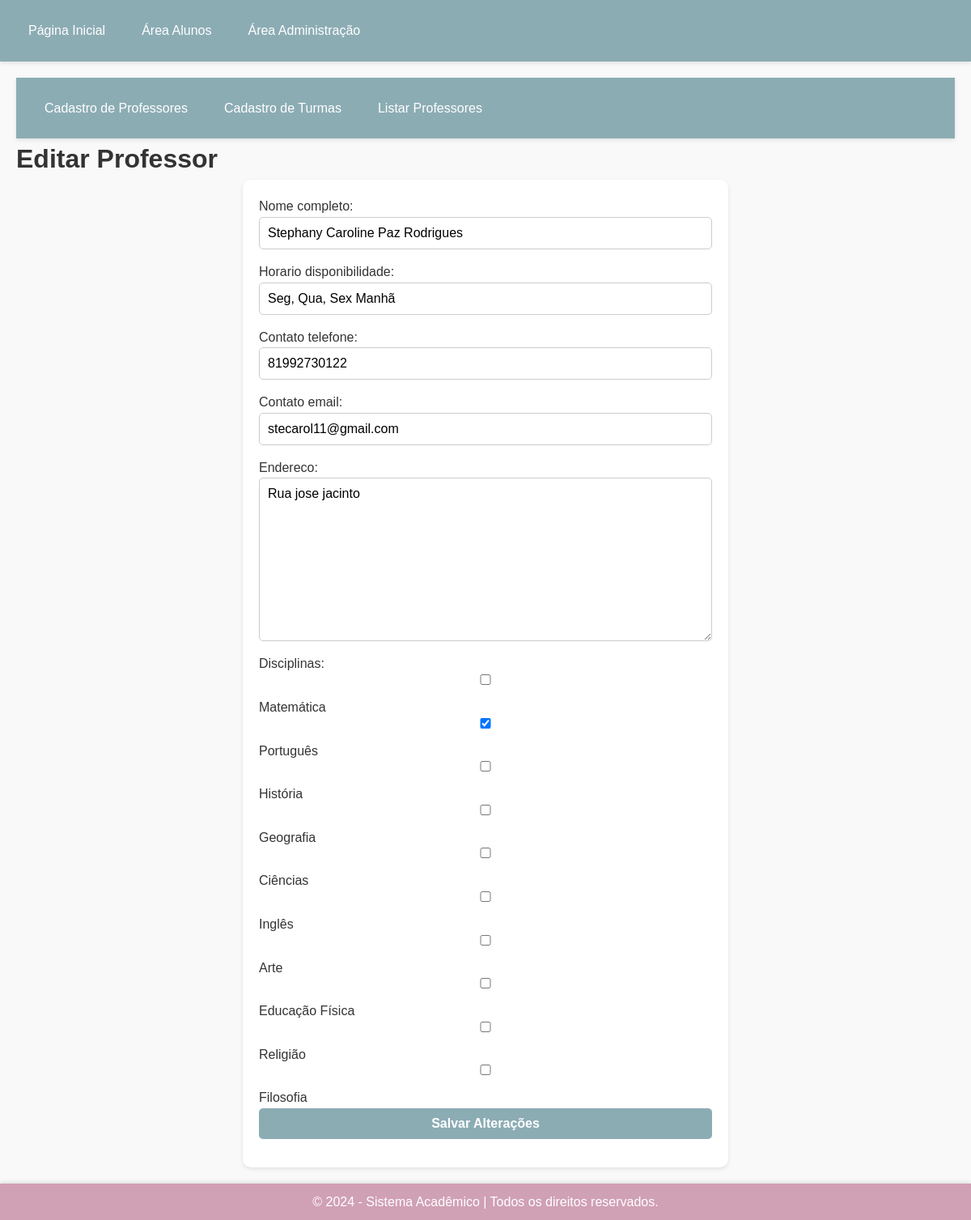
Page /professor/editar/7/ on the committed database.
### core/models.py (models this page shows, shortened)
class Professor(models.Model):
    nome_completo = models.CharField(max_length=200)
    horario_disponibilidade = models.CharField(max_length=100)  # Horários de disponibilidade
    contato_telefone = models.CharField(max_length=15)  # Telefone de contato
    contato_email = models.EmailField()  # E-mail de contato
    endereco = models.TextField()  # Endereço completo
    disciplinas = models.ManyToManyField('Materia', related_name='professores')  # Relacionamento com Materia

### core/views.py (the view)
# urls.py: path('professor/editar/<int:id>/', views.editar_professor, name='editar_professor'),  # URL para editar
def editar_professor(request, id):
    professor = get_object_or_404(Professor, id=id)
    if request.method == 'POST':
        form = ProfessorForm(request.POST, instance=professor)
        if form.is_valid():
            form.save()
            return redirect('lista_professores')
    else:
        form = ProfessorForm(instance=professor)
    return render(request, 'professores/editar_professor.html', {'form': form, 'professor': professor})

### core/forms.py
class ProfessorForm(forms.ModelForm):
    class Meta:
        model = Professor
        fields = ['nome_completo', 'horario_disponibilidade', 'contato_telefone', 'contato_email', 'endereco', 'disciplinas']
        widgets = {
            'disciplinas': forms.CheckboxSelectMultiple(),  # Exibe as disciplinas como checkboxes
        }

### core/models.py (called while the page is built)
    def __str__(self):
        return self.get_nome_materia_display()

### core/templates/professores/editar_professor.html (shortened to what this page needs)
{% extends 'base.html' %}
{% block content %}
<header class="main-header">
    <nav>
        <ul class="menu">
<a href="{% url 'cadastro_professor' %}">Cadastro de Professores</a>
<a href="{% url 'cadastro_turma' %}">Cadastro de Turmas</a>
<a href="{% url 'lista_professores' %}">Listar Professores</a>
</ul>
    </nav>
</header>
<h1>Editar Professor</h1>
<form method="POST">
    {{ form.as_p }}
    <button type="submit">Salvar Alterações</button>
</form>
{% endblock %}

### static/css/style.css (style rules this page uses)
* { margin: 0; padding: 0; box-sizing: border-box; font-family: 'Arial', sans-serif; }
body { background-color: #f9f9f9; color: #333; line-height: 1.6; }
header.main-header { background-color: #8cacb4; padding: 15px 20px; color: #fff; box-shadow: 0px 2px 5px rgba(0, 0, 0, 0.1); }
header.main-header nav ul { list-style: none; display: flex; gap: 15px; }
header.main-header nav ul a { color: #fff; text-decoration: none; padding: 10px 15px; border-radius: 5px; transition: background-color 0.3s ease; }
form { background-color: #fff; padding: 20px; border-radius: 10px; box-shadow: 0px 2px 5px rgba(0, 0, 0, 0.1); max-width: 600px; margin: auto; }
form input, form select, form textarea, form button { display: block; width: 100%; margin-bottom: 15px; padding: 10px; font-size: 1rem; border: 1px solid #ccc; border-radius: 5px; }
form button { background-color: #8cacb4; color: #fff; font-weight: bold; border: none; cursor: pointer; transition: background-color 0.3s ease; }
button, a.button { background-color: #8cacb4; color: #fff; font-weight: bold; padding: 10px 15px; border: none; border-radius: 5px; text-decoration: none; display: inline-block; cursor: pointer; transition: background-color 0.3s ease; }

### rows in the picture
Professor: nome_completo "Stephany Caroline Paz Rodrigues", horario_disponibilidade "Seg, Qua, Sex Manhã", contato_telefone "81992730122", contato_email "stecarol11@gmail.com", endereco "Rua jose jacinto"
